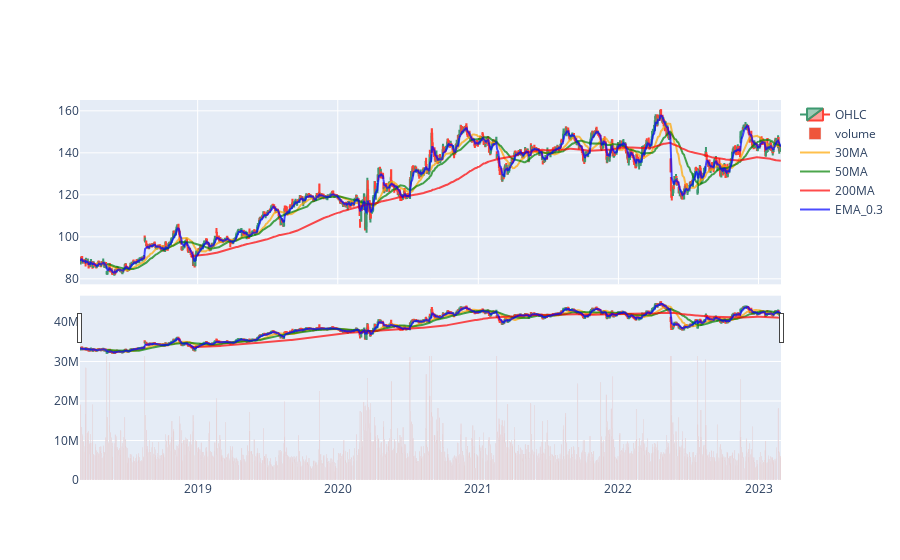

Source (notebook cell):
### Code cell
import plotly.graph_objects as go
from plotly.subplots import make_subplots

# data = pd.read_csv("TSLA.csv", parse_dates=True)

# Create subplots and mention plot grid size
fig = make_subplots(rows=2, cols=1, shared_xaxes=True, 
               vertical_spacing=0.03, row_width=[1.7, 1.7])

# Plot OHLC on 1st row
fig.add_trace(go.Candlestick(x=data.index, open=data["Open"], high=data["High"],
                low=data["Low"], close=data["Close"], name="OHLC"), row=1, col=1)

# Plot volume on 2nd row
fig.add_trace(go.Bar(x=data.index, y=data['Volume'], name="volume"), row=2, col=1)

fig.add_trace(go.Scatter(x=data.index,
                y=data["30MA"],
                name="30MA",
                opacity=0.7,
                line=dict(color='orange', width=2),
                ))

fig.add_trace(go.Scatter(x=data.index,
                y=data["50MA"],
                name="50MA",
                opacity=0.7,
                line=dict(color='green', width=2),
                ))

fig.add_trace(go.Scatter(x=data.index,
                y=data["200MA"],
                name="200MA",
                opacity=0.7,
                line=dict(color='red', width=2),
                ))

fig.add_trace(go.Scatter(x=data.index,
                y=data["EMA_0.3"],
                name="EMA_0.3",
                opacity=0.7,
                line=dict(color='blue', width=2),
                ))

# Show OHLC's rangeslider plot 
fig.update(layout_xaxis_rangeslider_visible=True)
fig.show()

### Figure 1 — Plotly figure (JSON) as saved in the notebook; plotly's stock layout.template omitted (floating-point values rounded to 4 significant figures; data arrays with more than 128 entries replaced by an {"elided": "..."} marker saying what was removed)
{"data": [{"close": {"elided": "1258 float values"}, "high": {"elided": "1258 float values"}, "low": {"elided": "1258 float values"}, "name": "OHLC", "open": {"elided": "1258 float values"}, "type": "candlestick", "x": {"elided": "1258 str values"}, "xaxis": "x", "yaxis": "y"}, {"name": "volume", "type": "bar", "x": {"elided": "1258 str values"}, "xaxis": "x2", "y": {"elided": "1258 int values"}, "yaxis": "y2"}, {"line": {"color": "orange", "width": 2}, "name": "30MA", "opacity": 0.7, "type": "scatter", "x": {"elided": "1258 str values"}, "y": {"elided": "1258 float values"}}, {"line": {"color": "green", "width": 2}, "name": "50MA", "opacity": 0.7, "type": "scatter", "x": {"elided": "1258 str values"}, "y": {"elided": "1258 float values"}}, {"line": {"color": "red", "width": 2}, "name": "200MA", "opacity": 0.7, "type": "scatter", "x": {"elided": "1258 str values"}, "y": {"elided": "1258 float values"}}, {"line": {"color": "blue", "width": 2}, "name": "EMA_0.3", "opacity": 0.7, "type": "scatter", "x": {"elided": "1258 str values"}, "y": {"elided": "1258 float values"}}], "layout": {"xaxis": {"anchor": "y", "domain": [0, 1], "matches": "x2", "rangeslider": {"visible": true}, "showticklabels": false}, "xaxis2": {"anchor": "y2", "domain": [0, 1]}, "yaxis": {"anchor": "x", "domain": [0.515, 1]}, "yaxis2": {"anchor": "x2", "domain": [0, 0.485]}}}
